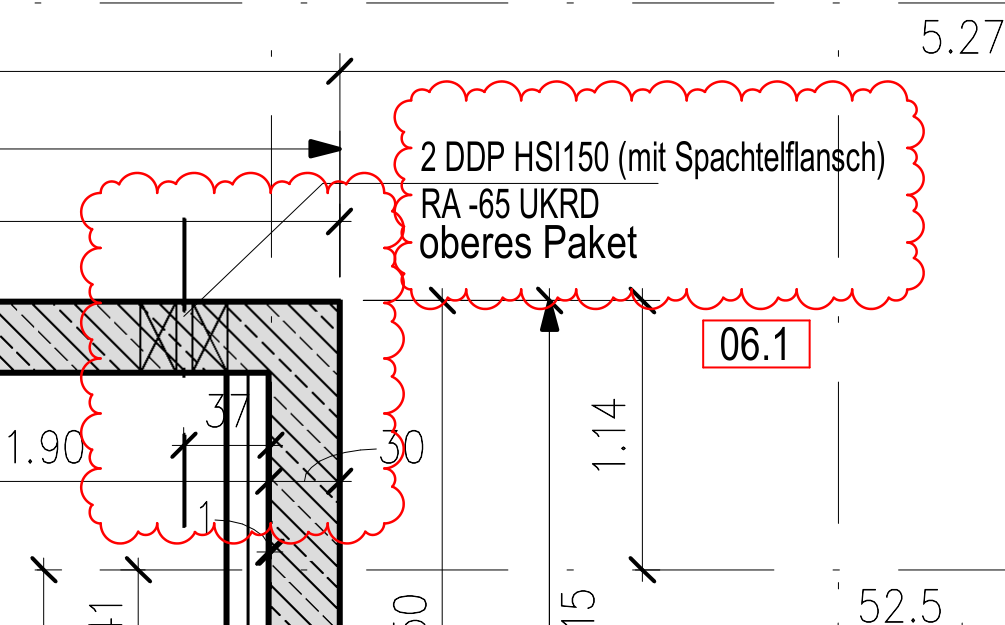
#> input picture data/ocr_benchmark/crops/SP_U1_0003_RED-001.png, 1005 x 625 px
$ python extract_candidates_from_png.py --image ../data/ocr_benchmark/crops/SP_U1_0003_RED-001.png
#> lines starting #> are read from the running program, lines starting #| are printed output that depends on the picture; after the words box and inside, x2 and y2 are one past the last pixel; in counts of white or black regions, pixels touching at a corner belong together
### src/image/red_annotation_detector.py
"""Detect red annotation regions in rendered plan PNG images."""

from __future__ import annotations

from collections import deque
from pathlib import Path
from typing import Any

import numpy as np
from PIL import Image
Image.MAX_IMAGE_PIXELS = None


def detect_red_regions(
    image: str | Path | Image.Image,
    min_area_px: int = 250,
) -> tuple[list[dict[str, Any]], Image.Image]:
    """Return red annotation regions and a debug mask image.

    The detector uses HSV thresholding with two red hue ranges, then applies a
    small binary dilation to connect thin red markup strokes.
    """
    pil_image = _load_rgb_image(image)
    rgb = np.asarray(pil_image)
    red_mask = _red_hsv_mask_optimized(rgb)
    cleaned_mask = _dilate(red_mask, iterations=1)
    regions = _regions_from_mask(cleaned_mask, min_area_px=min_area_px, bbox_mask=red_mask)
    debug_mask = Image.fromarray((cleaned_mask.astype(np.uint8) * 255), mode="L")
    return regions, debug_mask


def save_red_debug_mask(mask: Image.Image, output_path: str | Path) -> None:
    """Save a red detection debug mask, creating parent folders if needed."""
    output_path = Path(output_path)
    output_path.parent.mkdir(parents=True, exist_ok=True)
    mask.save(output_path)


def _load_rgb_image(image: str | Path | Image.Image) -> Image.Image:
    if isinstance(image, Image.Image):
        return image.convert("RGB")

    with Image.open(image) as opened_image:
#> opened_image is the input picture: PIL image 1005x625 RGB; mean R, G, B 239.1, 235.3, 235.3
        return opened_image.convert("RGB")


def _red_hsv_mask_optimized(rgb: np.ndarray) -> np.ndarray:
    """Memory-optimized red HSV mask calculation without generating full HSV image.

    Equivalent to original HSV red masks but runs in-place with minimal memory allocation.
    """
    R = rgb[..., 0].astype(np.float32)
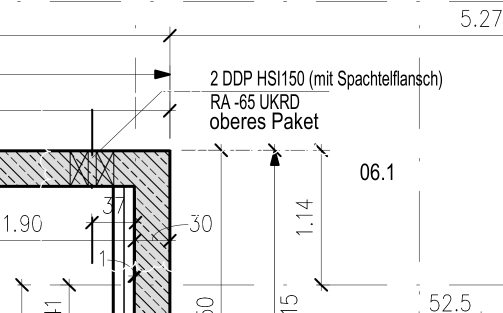
#> R: shape (625, 1005) float32 (shown at 1/2 size); min 0, max 255, mean 239.1
    diff_GB = np.abs(rgb[..., 1].astype(np.float32) - rgb[..., 2].astype(np.float32))
#> diff_GB: shape (625, 1005) float32; every value is 0
    min_GB = np.minimum(rgb[..., 1], rgb[..., 2]).astype(np.float32)
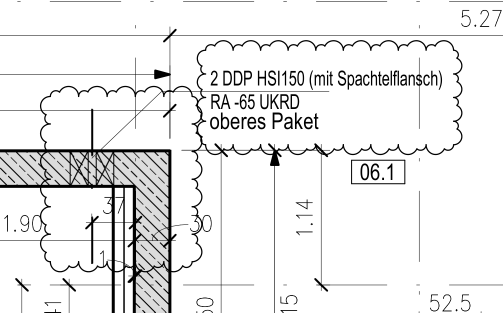
#> min_GB: shape (625, 1005) float32 (shown at 1/2 size); min 0, max 255, mean 235.3

    delta = R - min_GB
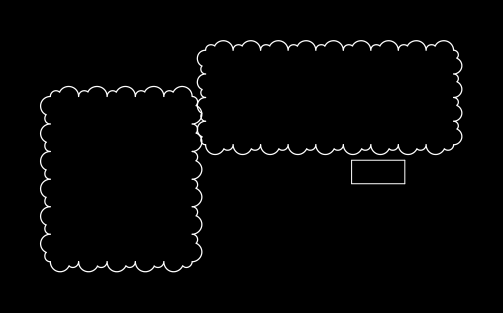
#> delta: shape (625, 1005) float32 (shown at 1/2 size); min 0, max 255, mean 3.8
    del min_GB

    # Red is the maximum channel
    red_is_max = (rgb[..., 0] >= rgb[..., 1]) & (rgb[..., 0] >= rgb[..., 2])
#> red_is_max: shape (625, 1005) bool; every value is 1

    # Value >= 0.25 (R >= 63.75)
    value_ok = R >= 63.75
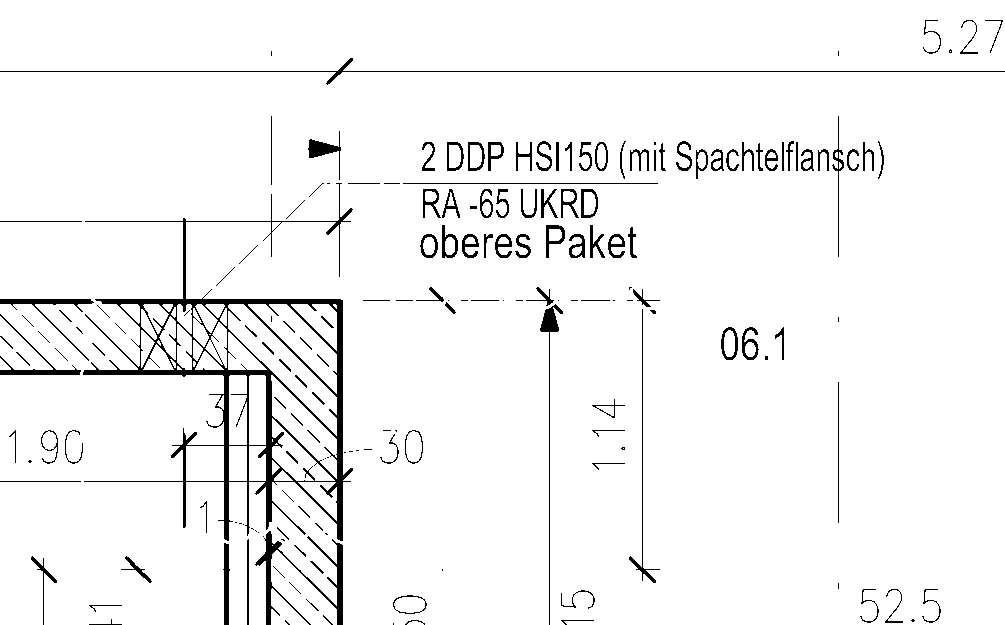
#> value_ok: shape (625, 1005) bool; 95.6% white; 182 black regions (61 under 20 px), largest, box (x1, y1, x2, y2) and area: (83, 183, 353, 541) 10380, (255, 531, 343, 625) 1496, (0, 58, 1005, 85) 1129

    # Saturation >= 0.35 (delta >= 0.35 * R)
    sat_ok = delta >= 0.35 * R
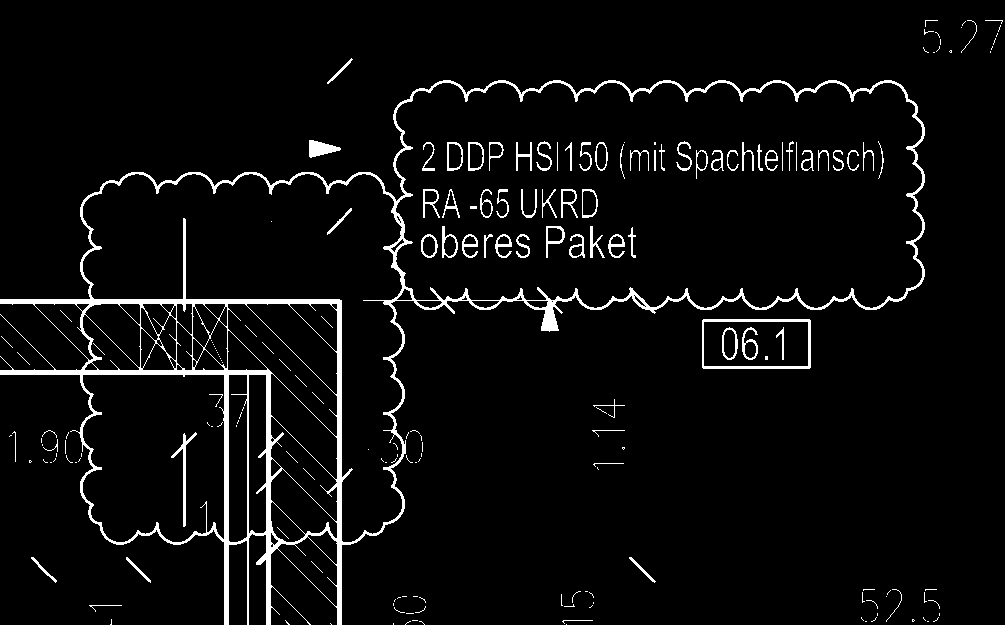
#> sat_ok: shape (625, 1005) bool; 4.6% white; 198 white regions (124 under 20 px), largest, box (x1, y1, x2, y2) and area: (0, 80, 925, 625) 20423, (702, 319, 811, 369) 870, (171, 432, 197, 527) 367

    # Hue check: diff_GB <= 0.25 * delta
    hue_ok = diff_GB <= 0.25 * delta

    mask = red_is_max & value_ok & sat_ok & hue_ok
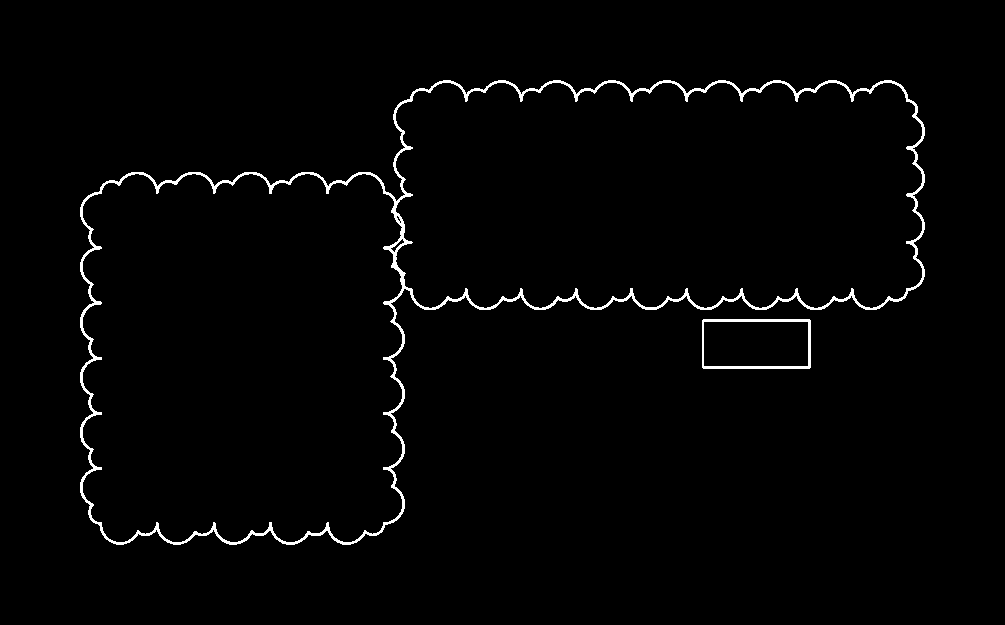
#> mask: shape (625, 1005) bool; 1.7% white in thin lines or dots, all inside (x1, y1, x2, y2) = (80, 80, 925, 545)
    return mask


def _dilate(mask: np.ndarray, iterations: int) -> np.ndarray:
#> called with iterations = 1
    result = mask
    for _ in range(iterations):
        padded = np.pad(result, 1, mode="constant", constant_values=False)
        result = (
            padded[:-2, :-2]
            | padded[:-2, 1:-1]
            | padded[:-2, 2:]
            | padded[1:-1, :-2]
            | padded[1:-1, 1:-1]
            | padded[1:-1, 2:]
            | padded[2:, :-2]
            | padded[2:, 1:-1]
            | padded[2:, 2:]
        )
#> (the rest of the program and of its run is left out)
